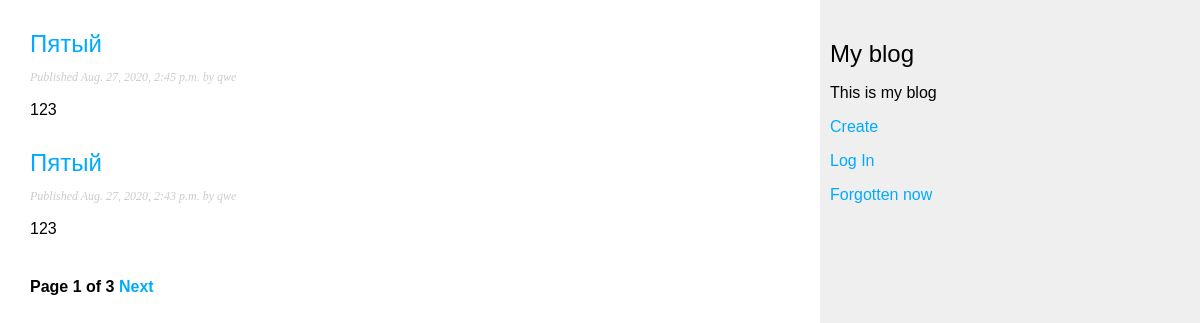
Screenshot of /blog/ with the database file from the repository.
### blog/models.py (models this page shows, shortened)
class Post(models.Model):
    STATUS_CHOICES = (
        ('draft', 'Draft'),
        ('published', 'Published')
    )
    title = models.CharField(max_length=250)
    slug = models.SlugField(max_length=250, unique_for_date='publish')
    author = models.ForeignKey(User, on_delete=models.CASCADE, related_name='blog_posts')
    body = models.TextField()
    publish = models.DateTimeField(default=timezone.now)
    created = models.DateTimeField(auto_now_add=True)
    updated = models.DateTimeField(auto_now=True)
    status = models.CharField(max_length=10, choices=STATUS_CHOICES, default='draft')
    object = models.Manager()
    published = PublishfManager()
    class Meta:
        ordering = ('-publish',)
    def get_absolute_url(self):
        return reverse('blog:post_detail', args=[
            self.publish.year,
            self.publish.month,
            self.publish.day,
            self.slug
        ])

### blog/views.py (the view)
# urls.py: path('', views.post_list, name='post_list'),
def post_list(request):
    object_list = Post.object.all()
    paginator = Paginator(object_list, 2)
    page = request.GET.get('page')
    try:
        posts = paginator.page(page)
    except PageNotAnInteger:
        posts = paginator.page(1)
    except EmptyPage:
        posts = paginator.page(paginator.num_pages)
    return render(request, 'blog/post/list.html', {'posts': posts, 'page': page})

### blog/templates/blog/post/list.html (shortened to what this page needs)
{% extends 'blog/base.html' %}
{% block content %}
{% for post in posts %}
<h2>
    <a href="{{ post.get_absolute_url }}">{{ post.title }}</a>
</h2>
<p class="date">
    Published {{ post.publish }} by {{ post.author }}
</p>
{{ post.body|linebreaks }}
{% endfor %}
    {% include 'blog/pagination.html' with page=posts %}
{% endblock %}

### blog/static/css/blog.css (style rules this page uses)
body { margin:0; padding:0; font-family:helvetica, sans-serif; }
a { color:#00abff; text-decoration:none; }
h2 { font-weight:normal; margin:30px 0 0; }
p.date { color:#ccc; font-family: georgia, serif; font-size: 12px; font-style: italic; }

### rows the page displays
Post: title "Пятый", publish "Aug. 27, 2020, 2:45 p.m.", author "qwe", body "123"
Post: title "Пятый", publish "Aug. 27, 2020, 2:43 p.m.", author "qwe", body "123"

### other values shown
{{ page.number }} "1"
{{ page.paginator.num_pages }} "3"
